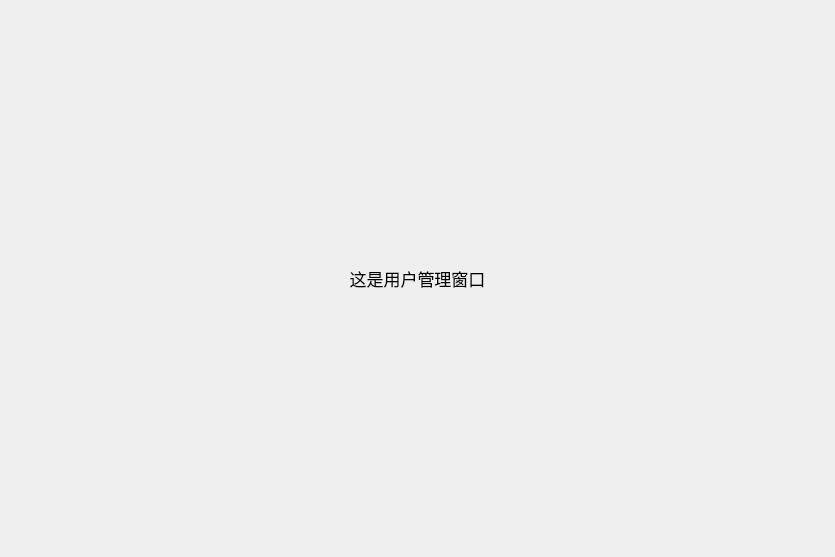
<?xml version="1.0" encoding="UTF-8"?>
<ui version="4.0">
 <class>UserWindow</class>
 <widget class="QWidget" name="UserWindow">
  <property name="geometry">
   <rect>
    <x>0</x>
    <y>0</y>
    <width>835</width>
    <height>557</height>
   </rect>
  </property>
  <property name="windowTitle">
   <string>Form</string>
  </property>
  <layout class="QGridLayout" name="gridLayout">
   <property name="leftMargin">
    <number>0</number>
   </property>
   <property name="topMargin">
    <number>0</number>
   </property>
   <property name="rightMargin">
    <number>0</number>
   </property>
   <property name="bottomMargin">
    <number>0</number>
   </property>
   <property name="spacing">
    <number>0</number>
   </property>
   <item row="0" column="0">
    <widget class="QLabel" name="label">
     <property name="font">
      <font>
       <family>Segoe UI Semibold</family>
       <pointsize>13</pointsize>
       <italic>false</italic>
       <bold>false</bold>
      </font>
     </property>
     <property name="styleSheet">
      <string notr="true"/>
     </property>
     <property name="text">
      <string>这是用户管理窗口</string>
     </property>
     <property name="alignment">
      <set>Qt::AlignCenter</set>
     </property>
    </widget>
   </item>
  </layout>
 </widget>
 <resources/>
 <connections/>
</ui>
